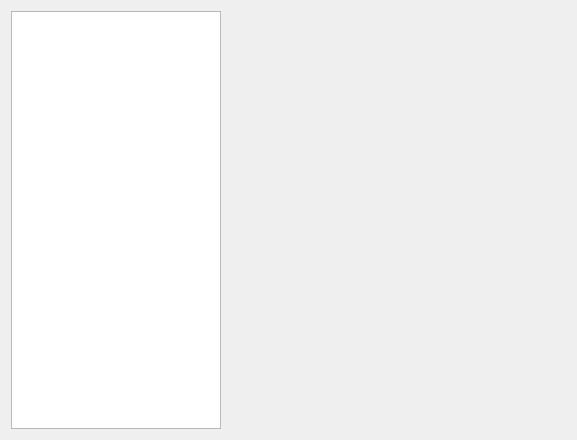
<?xml version="1.0" encoding="UTF-8"?>
<ui version="4.0">
 <class>WidgetCommand</class>
 <widget class="QWidget" name="WidgetCommand">
  <property name="geometry">
   <rect>
    <x>0</x>
    <y>0</y>
    <width>577</width>
    <height>440</height>
   </rect>
  </property>
  <property name="minimumSize">
   <size>
    <width>577</width>
    <height>440</height>
   </size>
  </property>
  <property name="windowTitle">
   <string>WidgetCommand</string>
  </property>
  <layout class="QGridLayout" name="gridLayout">
   <item row="0" column="0">
    <widget class="QListWidget" name="listWidget">
     <property name="minimumSize">
      <size>
       <width>198</width>
       <height>401</height>
      </size>
     </property>
     <property name="maximumSize">
      <size>
       <width>210</width>
       <height>16777215</height>
      </size>
     </property>
    </widget>
   </item>
   <item row="0" column="1">
    <widget class="SlidingStackedWidget" name="stackedWidget">
     <property name="sizePolicy">
      <sizepolicy hsizetype="Expanding" vsizetype="Preferred">
       <horstretch>0</horstretch>
       <verstretch>0</verstretch>
      </sizepolicy>
     </property>
     <property name="minimumSize">
      <size>
       <width>330</width>
       <height>391</height>
      </size>
     </property>
    </widget>
   </item>
  </layout>
 </widget>
 <layoutdefault spacing="6" margin="11"/>
 <customwidgets>
  <customwidget>
   <class>SlidingStackedWidget</class>
   <extends>QStackedWidget</extends>
   <header>util/sliding/sliding_stackedwidget.h</header>
   <container>1</container>
  </customwidget>
 </customwidgets>
 <resources/>
 <connections/>
</ui>
